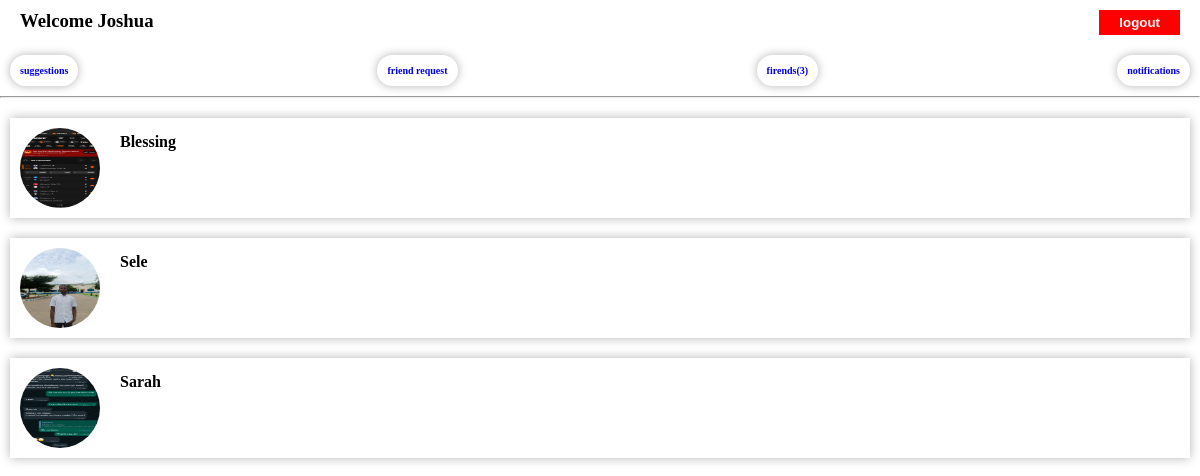
/friendslist/ (signed in), run on the app's committed database.
### account/models.py (models this page shows)
class MyUser(AbstractUser):
    id = models.UUIDField(
            primary_key=True,
            default=uuid.uuid4,
            editable=False,)
    username = models.CharField(max_length=50,unique=True)
    email = models.EmailField(unique=True)
    contact = models.IntegerField(blank=True,null=True)
    friends = models.ManyToManyField('self',symmetrical=False)
    USERNAME_FIELD = 'username'
    REQUIRED_FIELDS = ["email"]
    def __str__(self):
        return self.username

### main/models.py (models this page shows, shortened)
class Image(models.Model):
    user = models.OneToOneField(User,on_delete=models.CASCADE)
    images = models.ImageField(upload_to="user_image")

### main/views.py (the view)
# urls.py: path("friendslist/",views.friendslist,name="friendslist"),
def friendslist(request):
    friends = User.objects.get(username=request.user).friends.all()
    friendsnumber = User.objects.get(username=request.user.username).friends.all()
    return render(request,"friendslist.html",{"friends":friends,"friendsnumber":friendsnumber})

### templates/friendslist.html (shortened to what this page needs)
{% extends "base.html" %}
{% block content %}
<header>
    <nav class="nav-links">
	    <h3>Welcome {{request.user.get_username}}</h2>
	    <a href="{% url 'account:logout' %}"><button>logout</button></a>
    </nav>
    <div class="f-con">
      <a href="{% url 'main:home'%}"><h3>suggestions</h3></a>
      <a href="{% url 'main:allrequest'%}"><h3>friend request</h3></a>
      <a href="{% url 'main:friendslist'%}"><h3>firends({{friendsnumber.count}})</h3></a>
      <a href="{% url 'main:notifications'%}"><h3>notifications</h3></a>
    </div>
  </header>
  <hr>
  <main>
   {% for friend in friends %}
    <div class="suggest">
	    <img src="{{ friend.image.images.url }}" alt="user image">
      <h4>{{friend.get_username}}</h4>
    </div>
  </main>
  {% endfor %}
{%endblock%}

### static/css/auth.css (style rules this page uses)
* { padding: 0; margin: 0; box-sizing: border-box; }
.nav-links { display: flex; justify-content: space-between; margin: 10px 20px 20px 20px; }
.nav-links button { padding: 5px 20px; border: none; background: red; color: white; font-weight: 600; }
.f-con { display: flex; text-align: center; justify-content: space-between; margin: 5px 10px 10px 10px; }
.f-con h3 { box-shadow: hsl(0,0%,70%) 0 0 10px; padding: 10px; font-size: 10px; border: none; border-radius: 50px; }
.suggest { box-shadow: hsl(0,0%,70%) 0 0 10px; margin: 20px 10px; height: 100px; padding: 10px; }
.suggest img { height:80px; width:80px; float: left; border-radius: 50%; margin-right: 20px; }
.suggest h4 { font-weight: 700; margin: 5px 10px 10px 0; }
a { text-decoration: none; }

### data on the page
MyUser: user.get_username "Joshua"
MyUser: image.images (picture), get_username "Blessing"
MyUser: image.images (picture), get_username "Sele"
MyUser: image.images (picture), get_username "Sarah"

### other printed values
{{ friendsnumber.count }} "3"
